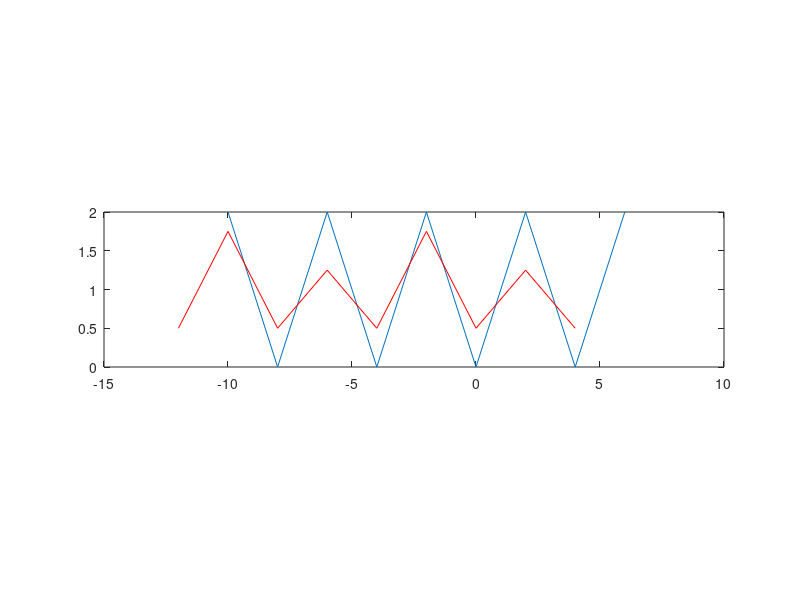

MATLAB code to generate this figure:
clear all;
t = -4:4;
y = (-1).^t;
t = t-1;
t = 2*t;
y = y+1;

plot(t, y);
pbaspect([4, 1, 1]);
hold on;

%ak = [0, -16/(9*((pi)^2)), 0, -16/(((pi)^2)), 0, -16/(((pi)^2)), 0, -16/(9*((pi)^2)), 0];

yy = zeros(1, length(t));
n = 2;
for k = 1:n
    ak = (8 / ( (pi^2)* k^2 )) * (pi*k*sin(pi*k) + cos(pi*k) -1);
    yy = yy + k*cos(k*pi*t/4);
end


yy = yy/4;
yy = yy + 1;

plot(t-2, yy, 'red');

%{
%FORMAT will be:
total = 0
for n = 1 : 2 : NN
    total = total + some formula involving n
end
%}


